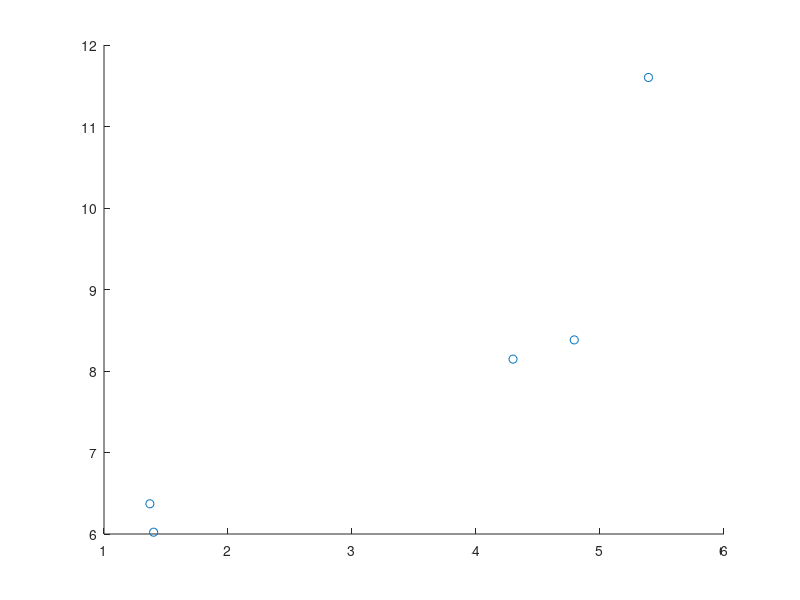

Write the MATLAB code that produced this figure.


clear all;
mat_x = reshape(1:20,[5,4]);

mat_x = mat_x + norminv(rand(size(mat_x)),0,1);
scatter(mat_x(:,1),mat_x(:,2))

mat_mean = repmat(mean(mat_x,2), [1,size(mat_x,2)]);
% mat_x_lm = (mat_x - mat_mean)/(size(mat_x,2)-1);
mat_x_lm = mat_x - mat_mean;

disp('*******')
[mat_U_svd, mat_S_svd, mat_V_svd] = svd(mat_x_lm);
% mat_U_svd = mat_U_svd ./ repmat(sum(mat_U_svd.^2), [size(mat_U_svd,1), 1])
mat_U_svd
mat_S_svd = mat_S_svd.^2

disp('*******')
[mat_U_econ, mat_S_econ, mat_V_econ] = svd(mat_x_lm,'econ');
% mat_U_econ = mat_U_econ ./ repmat(sum(mat_U_econ.^2), [size(mat_U_econ,1), 1])
mat_U_econ
mat_S_econ = mat_S_econ.^2

disp('*******')
[mat_V_eig, mat_D_eig] = eig(mat_x_lm*mat_x_lm');
% mat_V_eig = mat_V_eig./repmat(sum(mat_V_eig.^2),[size(mat_V_eig,1), 1]);

mat_V_eig = mat_V_eig(:, [size(mat_V_eig, 2):-1:1]) 
mat_D_eig = mat_D_eig(:, [size(mat_D_eig, 2):-1:1]); 
mat_D_eig = mat_D_eig([size(mat_D_eig, 1):-1:1], :) 
